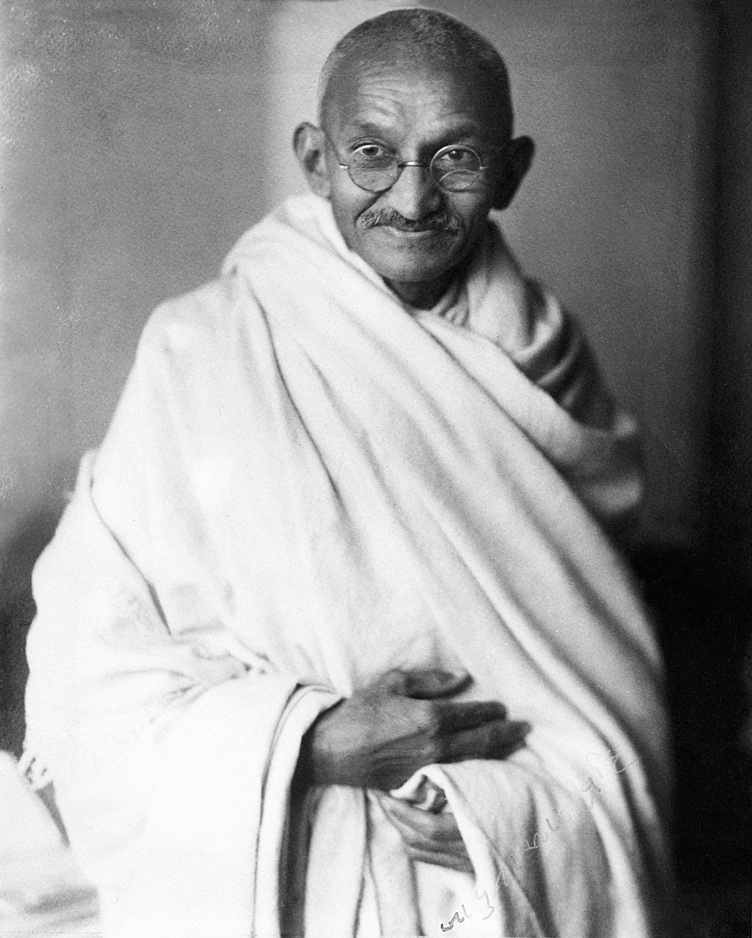
#> input picture scripts/raw/gandhi-1931.jpg, 752 x 938 px, shrunk from 2620 x 3270 before the run, found by its file name
$ python probe_eyes.py
#> lines starting #> are read from the running program, lines starting #| are printed output that depends on the picture
import cv2
import numpy as np

SRC = "scripts/raw/gandhi-1931.jpg"

img = cv2.imread(SRC)
#> img is the input picture: shape (938, 752, 3); min 0, max 255, mean 155.3
h, w = img.shape[:2]
#> h = 938; w = 752
side = min(w, h)
#> side = 752
x0 = (w - side) // 2
#> x0 = 0
y0 = (h - side) // 2
#> y0 = 93
crop = img[y0:y0 + side, x0:x0 + side]
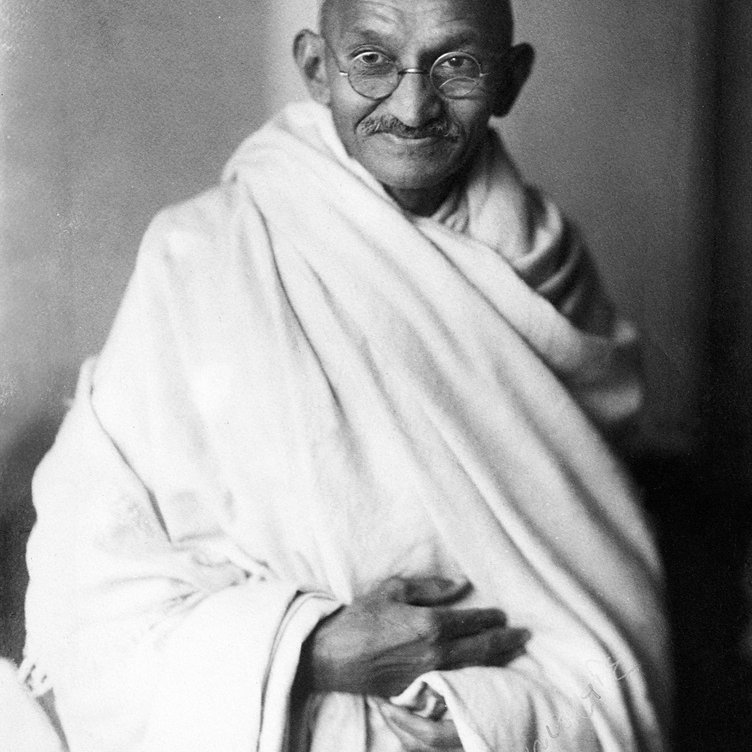
#> crop: shape (752, 752, 3); min 0, max 255, mean 157.6
gray = cv2.equalizeHist(cv2.cvtColor(crop, cv2.COLOR_BGR2GRAY))
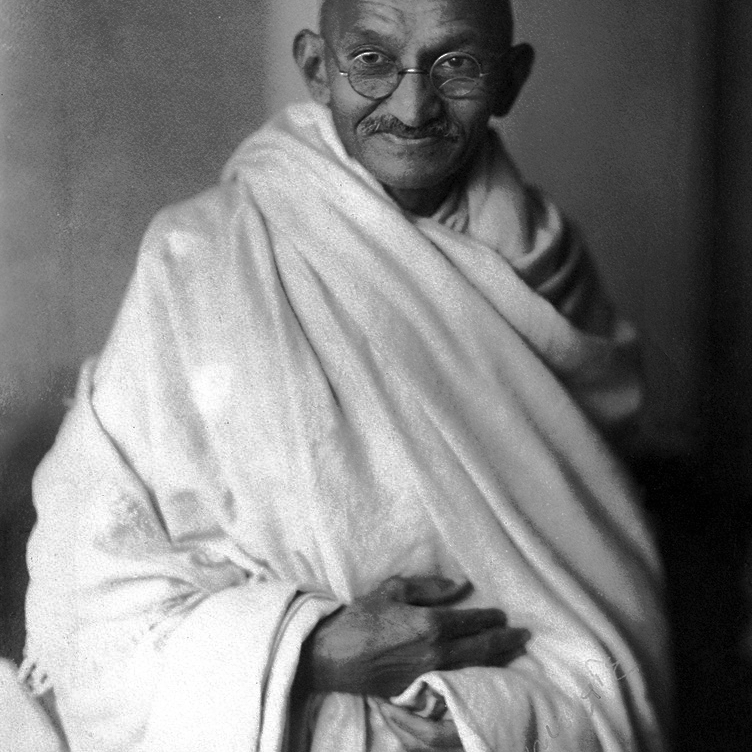
#> gray: shape (752, 752); min 0, max 255, mean 128.3

face_cascade = cv2.CascadeClassifier(cv2.data.haarcascades + "haarcascade_frontalface_default.xml")
faces = face_cascade.detectMultiScale(gray, 1.12, 5, minSize=(60, 60))
#> faces = [[319, 3, 174, 174]]
print("all faces:", [(int(x), int(y), int(w_), int(h_)) for (x, y, w_, h_) in faces])
#| all faces: [(319, 3, 174, 174)]
if len(faces):
    fx, fy, fw, fh = max(faces, key=lambda f: f[2] * f[3]).astype(int)
#> fx = 319; fy = 3; fw = 174; fh = 174
    print(f"largest face: ({fx},{fy},{fw},{fh}) center=({(fx+fw/2):.0f},{(fy+fh/2):.0f})")
#| largest face: (319,3,174,174) center=(406,90)
    roi = gray[fy:fy + fh, fx:fx + fw]
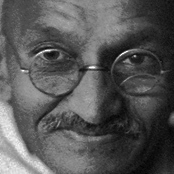
#> roi: shape (174, 174); min 2, max 255, mean 86.1
    for name, file in [("plain", "haarcascade_eye.xml"), ("with_glasses", "haarcascade_eye_tree_eyeglasses.xml")]:
        c = cv2.CascadeClassifier(cv2.data.haarcascades + file)
        found = None
        for scale, neigh, mins in [(1.05, 3, (15, 15)), (1.1, 4, (12, 12)), (1.03, 2, (10, 10))]:
            eyes = c.detectMultiScale(roi, scale, neigh, minSize=mins)
            if len(eyes) >= 2:
                found = [(fx + ex + ew / 2, fy + ey + eh / 2, ew, eh) for (ex, ey, ew, eh) in eyes[:6]]
                break
        print(name, "->", [(int(x), int(y), int(w2), int(h2)) for (x, y, w2, h2) in found] if found else "none")
